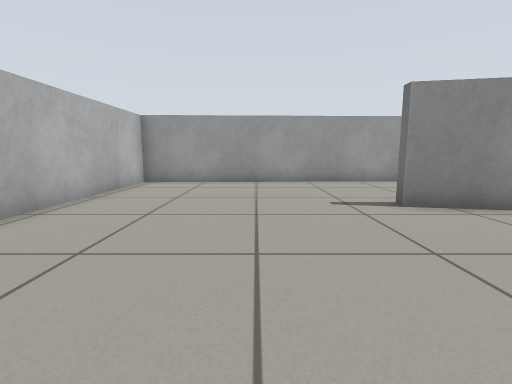
View 1 (above)

12 first-person views from a walk through a world built for the Gazebo simulator. The camera is 0.56 m above the floor, tilts 8° down and sees 85° across. The floor is counted in squares, 0.5 m on a side. Each view is taken from the middle of a square. On the plan, view 1 faces up. The plan holds only what a view shows up to about 12 squares ahead; the rest is blank.

View 2
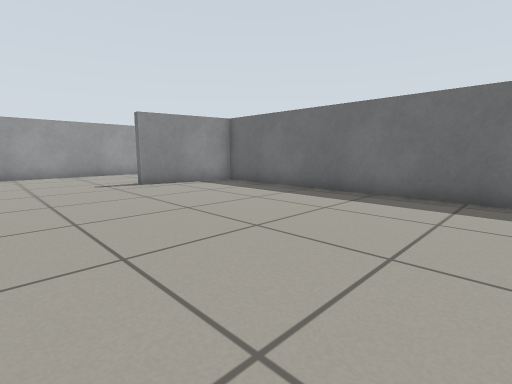

View 3
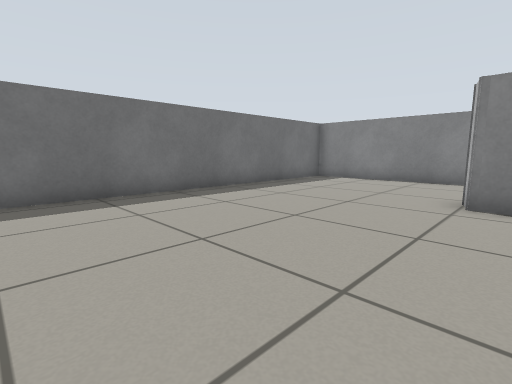

View 4
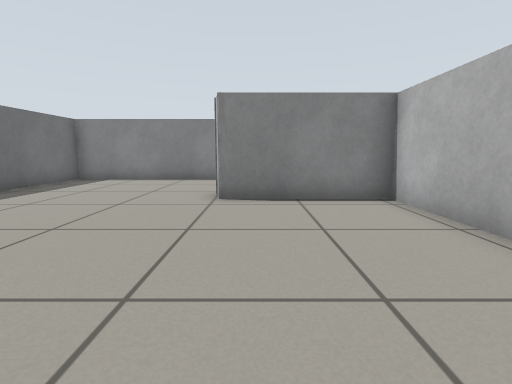

View 5
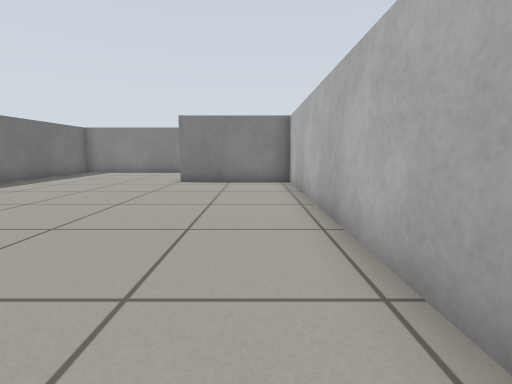

View 6
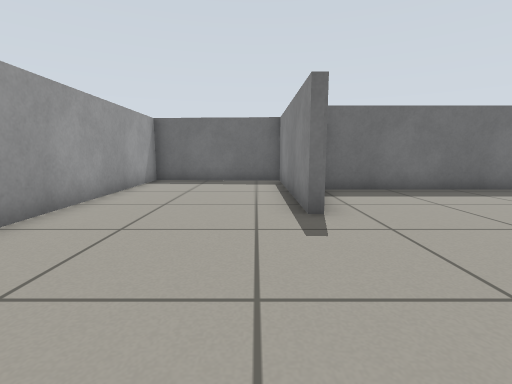

View 7
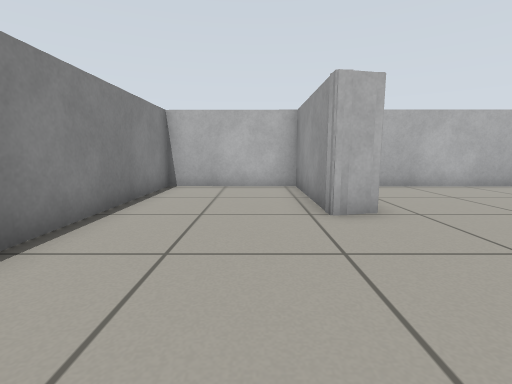

View 8
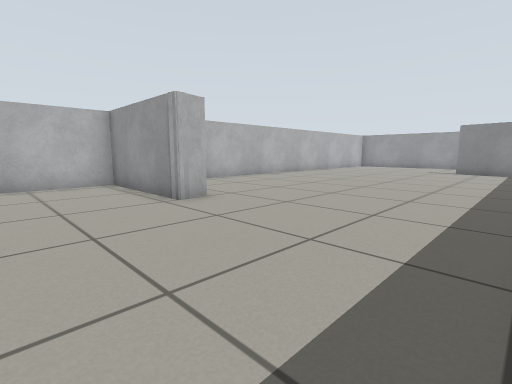

View 9
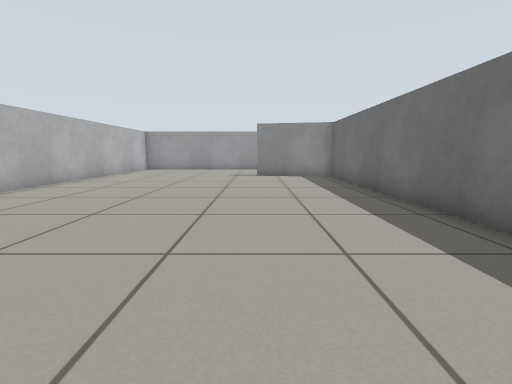

View 10
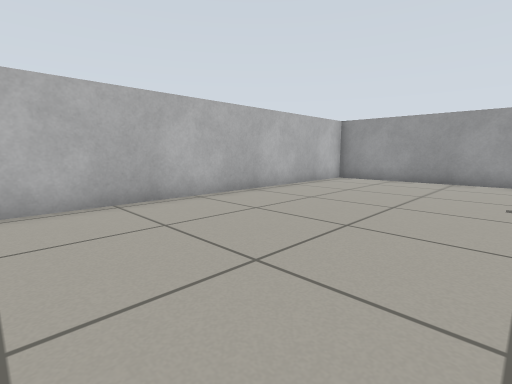

View 11
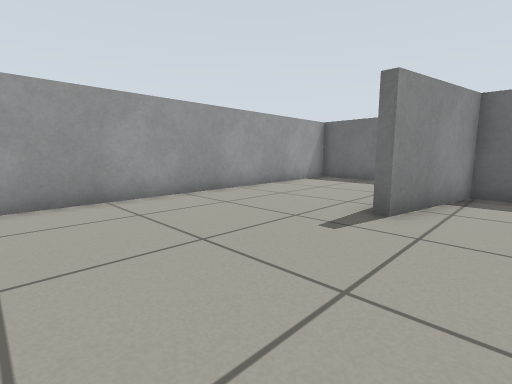

View 12
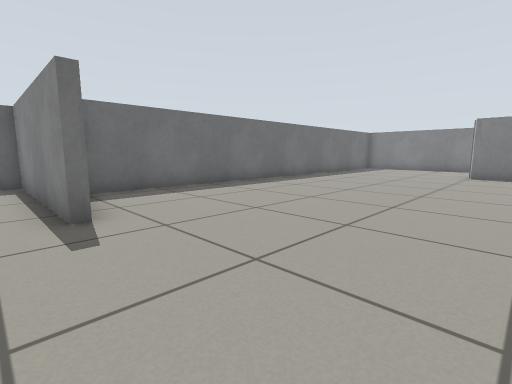

### Floor plan
Points are (right, up) in squares from view 1. A wall is a line through its corners. A room is listed if a view was taken in it or the views show most of it. See-through windows are left out.
Room 1 (views 1, 2, 3, 4, 5, 6, 7, 8, 9, 10, 11, 12)
walls: (0.1, -8.3) (0.1, -8.6) (-0.3, -8.7); (9.5, 11.1) (-4.3, 10.7) (-4.3, -7.8) (-0.1, -7.8) (0.1, -8.6) (-4.3, -8.6) (-4.3, -13) (6.5, -12.9) (6.5, 5.1) (3.1, 5.7) (3.1, 6) (9.3, 6) (9.5, 9.9)

Where each view was taken, in squares from view 1:
view 1: 0 up, 0 right, facing up
view 2: 4 down, 1 left, facing up-right
view 3: 1 down, 1 left, facing down-right
view 4: 1 down, 1 left, facing down
view 5: 3 up, 3 left, facing down
view 6: 7 up, 2 left, facing right
view 7: 10 down, 5 right, facing left
view 8: 12 down, 6 right, facing up-left
view 9: 8 down, 3 right, facing up
view 10: 1 down, 2 right, facing up-left
view 11: 4 up, 2 left, facing up-right
view 12: 7 up, 2 left, facing down-right
